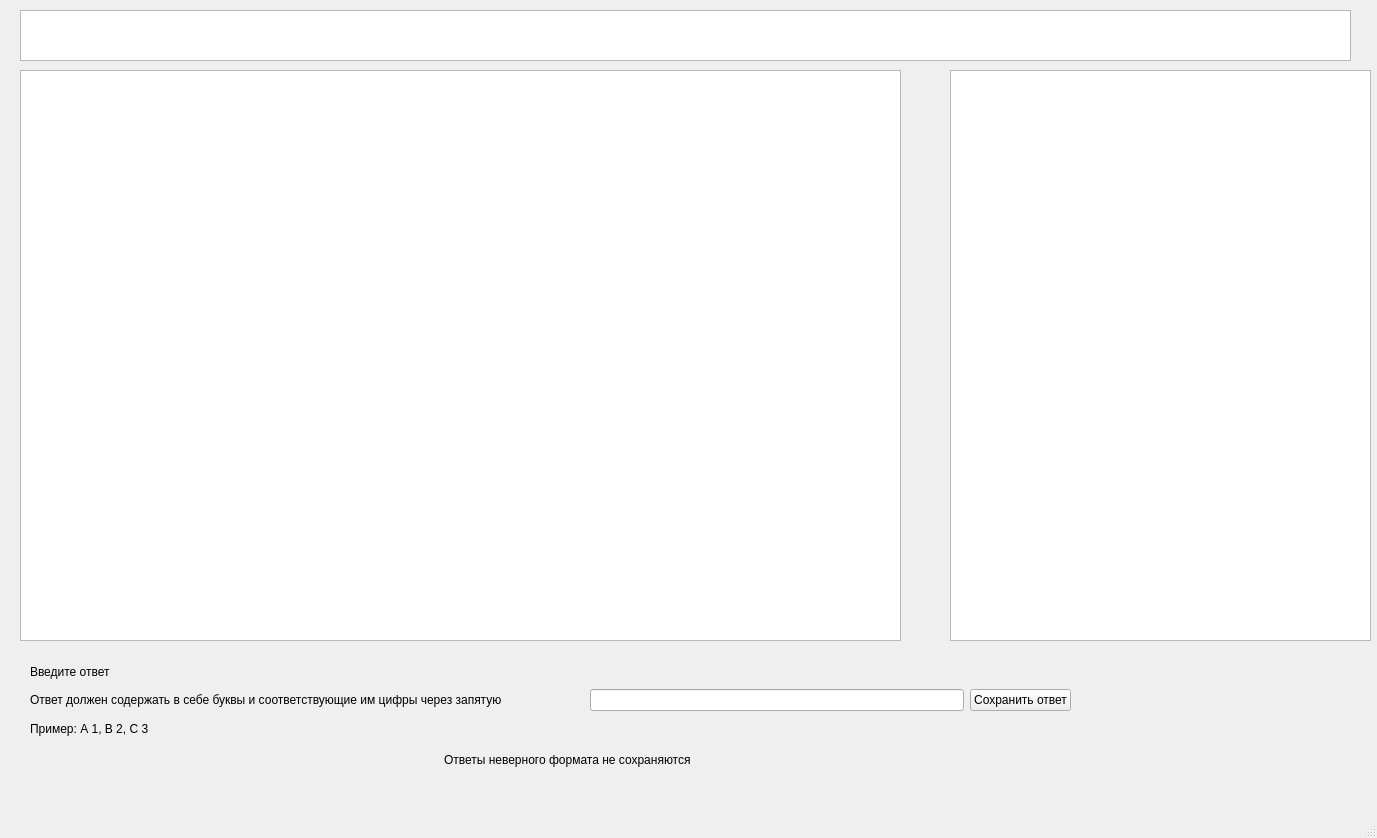
<?xml version="1.0" encoding="UTF-8"?>
<ui version="4.0">
 <class>MainWindow</class>
 <widget class="QMainWindow" name="MainWindow">
  <property name="geometry">
   <rect>
    <x>0</x>
    <y>0</y>
    <width>1377</width>
    <height>838</height>
   </rect>
  </property>
  <property name="windowTitle">
   <string>MainWindow</string>
  </property>
  <widget class="QWidget" name="centralwidget">
   <widget class="QListWidget" name="nameList">
    <property name="geometry">
     <rect>
      <x>20</x>
      <y>10</y>
      <width>1331</width>
      <height>51</height>
     </rect>
    </property>
   </widget>
   <widget class="QListWidget" name="textList">
    <property name="geometry">
     <rect>
      <x>20</x>
      <y>70</y>
      <width>881</width>
      <height>571</height>
     </rect>
    </property>
   </widget>
   <widget class="QListWidget" name="answerList">
    <property name="geometry">
     <rect>
      <x>950</x>
      <y>70</y>
      <width>421</width>
      <height>571</height>
     </rect>
    </property>
   </widget>
   <widget class="QWidget" name="verticalLayoutWidget">
    <property name="geometry">
     <rect>
      <x>30</x>
      <y>660</y>
      <width>510</width>
      <height>80</height>
     </rect>
    </property>
    <layout class="QVBoxLayout" name="verticalLayout">
     <item>
      <widget class="QLabel" name="label">
       <property name="text">
        <string>Введите ответ</string>
       </property>
      </widget>
     </item>
     <item>
      <widget class="QLabel" name="label_2">
       <property name="text">
        <string>Ответ должен содержать в себе буквы и соответствующие им цифры через запятую</string>
       </property>
      </widget>
     </item>
     <item>
      <widget class="QLabel" name="label_3">
       <property name="text">
        <string>Пример: А 1, В 2, С 3</string>
       </property>
      </widget>
     </item>
    </layout>
   </widget>
   <widget class="QWidget" name="horizontalLayoutWidget">
    <property name="geometry">
     <rect>
      <x>590</x>
      <y>660</y>
      <width>481</width>
      <height>80</height>
     </rect>
    </property>
    <layout class="QHBoxLayout" name="horizontalLayout">
     <item>
      <widget class="QLineEdit" name="ansEdit"/>
     </item>
     <item>
      <widget class="QPushButton" name="replyButton">
       <property name="text">
        <string>Сохранить ответ</string>
       </property>
      </widget>
     </item>
    </layout>
   </widget>
   <widget class="QLabel" name="label_4">
    <property name="geometry">
     <rect>
      <x>444</x>
      <y>750</y>
      <width>271</width>
      <height>20</height>
     </rect>
    </property>
    <property name="text">
     <string>Ответы неверного формата не сохраняются</string>
    </property>
   </widget>
  </widget>
  <widget class="QMenuBar" name="menubar">
   <property name="geometry">
    <rect>
     <x>0</x>
     <y>0</y>
     <width>1377</width>
     <height>26</height>
    </rect>
   </property>
  </widget>
  <widget class="QStatusBar" name="statusbar"/>
 </widget>
 <resources/>
 <connections/>
</ui>
